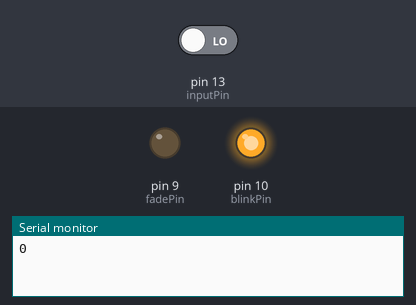
Bench run of a sketch on a simulated Arduino Uno, built with avr-gcc and run on an emulated ATmega328P. Parts: output pins drawn as LEDs (lit = HIGH), the last lines printed to the serial monitor. The test bench sets the inputs (shaded band); at power-on: pin 13 (inputPin) LOW.

Above: at 1.2 s.
1.3 s: pin 13 (inputPin) driven HIGH
At 2.0 s:
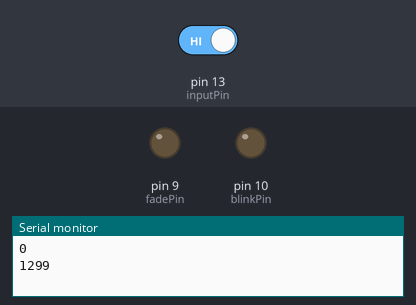
2.8 s: pin 13 (inputPin) driven LOW
At 3.3 s:
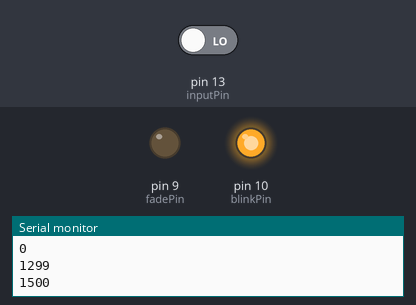
Timing chart, 0 to 5.8 s (numbered marks = the images above; inputs shaded):
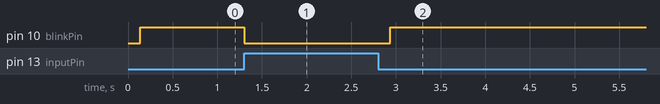

Measured:
- after the input at 1.3 s, pin 10 (blinkPin): HIGH → LOW at once
- after the input at 2.8 s, pin 10 (blinkPin): LOW → HIGH after 0.14 s

The sketch:

heart-of-the-city.ino
```cpp
/**
 * Author: Aravinth Panchadcharam
 * Email: me@aravinth.info
 * Date: 15/05/15.
 * Project: Heart of The City
 */

int prevPulse = 1;                             // Starting of the input pulses
int inputPin = 13;                             // Input pin that get the pulses from BCI Finger Clip Sensor
int blinkPin = 10;                             // Output pin that is used to blink LED when there is a heart beat
int fadePin = 9;                               // Output pin that is used to fade during the Dicrotic Notch phase
int fadeValue;                                 // Holds the current fade value
unsigned long timeDifference = 0;              // Holds time difference between the heart beats. Average is above 600 milliseconds
unsigned long lastPulseTime = millis();        // Holds the time a heart pulse was detected


//------ Arduino UNO pin setup ------//
void setup() {
  Serial.begin(9600);
  pinMode(inputPin, INPUT);
  pinMode(blinkPin, OUTPUT);
  pinMode(fadePin, OUTPUT);
}


//------ Main Thread ------//
void loop() {
  int sensorVal = digitalRead(inputPin);       // Read digital data from sensor

  // Since the main loop has higher sampling rate than the digital output from the sensor,
  // WRITE must be executed only when there is change in the pulse.
  if (prevPulse == sensorVal) {
    if (sensorVal == 1) {                      // Sensor by default sends 0 when there is a heat beat.
      digitalWrite(blinkPin, LOW);
    }
    else {
      digitalWrite(blinkPin, HIGH);
    }
  }
  else {
    prevPulse = sensorVal;                     // if there is a change in the input, update prevPulse with current input
    timeDifference = millis() - lastPulseTime; // Calculating Inter Pulse Interval is not needed.
    lastPulseTime = millis();
    Serial.println(timeDifference);

    if (sensorVal == 0 && fadeValue == 0) {    // Fade during dichrotic notch and if LED is not already in the process of fading
      fade();
    }
  }
}

void fade() {
  for (fadeValue = 125 ; fadeValue <= 255; fadeValue += 15) {  // Fade in from half brightness to full brightness
    analogWrite(fadePin, fadeValue);
    delay(5);
  }

  for (fadeValue = 255 ; fadeValue >= 0; fadeValue -= 15) {     // Fade out from full brightness to nil
    analogWrite(fadePin, fadeValue);
    delay(5);
  }
  fadeValue = 0;
}
```
